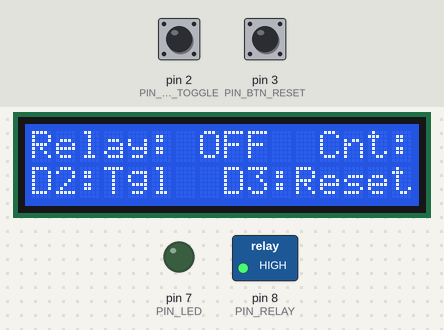
Recording of a sketch running on a simulated Arduino Uno, built with avr-gcc and run on an emulated ATmega328P. On the bench: 16×2 character LCD, switched loads named in the sketch (green lamp = pin HIGH), output pins drawn as LEDs (lit = HIGH). The inputs (shaded band) are chosen by the test bench; at power-on: pin 2 (PIN_BTN_TOGGLE) HIGH, pin 3 (PIN_BTN_RESET) HIGH. EEPROM starts erased; what the sketch prints to the serial monitor is not drawn.

Above: at 1.3 s.
1.4 s: pin 2 (PIN_BTN_TOGGLE) pulled LOW for 0.15 s
At 1.8 s:
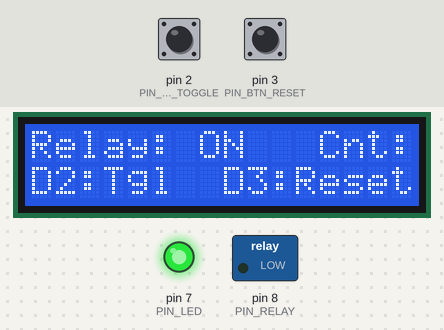
4.6 s: pin 2 (PIN_BTN_TOGGLE) pulled LOW for 1 s
At 5.4 s:
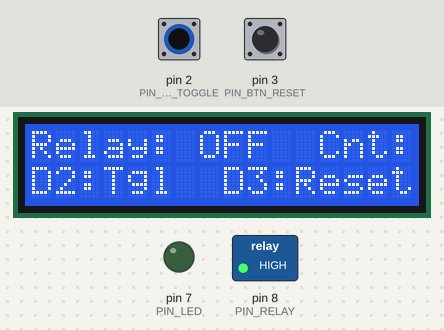
7.1 s: pin 2 (PIN_BTN_TOGGLE) pulled LOW for 3.2 s
At 8.5 s:
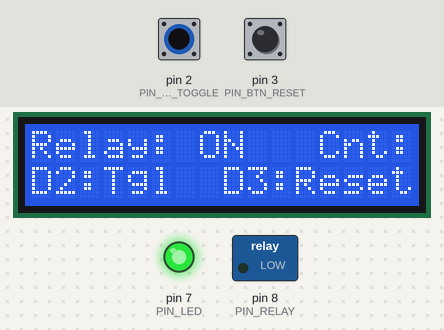
Timing chart, 0 to 10.1 s (numbered marks = the images above; inputs shaded):
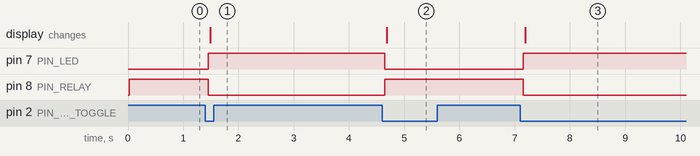

The sketch:

eeprom_state_persistence.ino
```cpp
/**
 * eeprom_state_persistence.ino
 * Modul 09: Menyimpan Status Relay dan Counter Operasi ke EEPROM Non-Volatile Internal
 *
 * Hardware:
 * - Arduino Uno R3
 * - Modul Relay 5V : Pin D8 (Active-LOW)
 * - LED Indikator  : Pin D7 via Resistor 220 Ohm ke GND
 * - Tombol TOGGLE  : Pin D2 ke GND (INPUT_PULLUP)
 * - Tombol RESET   : Pin D3 ke GND (INPUT_PULLUP)
 * - LCD 1602 I2C   : SDA -> A4, SCL -> A5, VCC -> 5V, GND -> GND
 *
 * Konsep Penting EEPROM:
 * 1. Validasi Magic Number: Mencegah pembacaan data acak saat memori EEPROM masih perawan (default 0xFF).
 * 2. EEPROM.put() vs write(): put() memanfaatkan mekanisme update() internal yang hanya menulis
 *    ke sel silikon jika datanya benar-benar berubah, menghemat batas 100.000 siklus write endurance.
 * 3. State Recovery: Status sakelar relay dan angka total siklus operasi dipulihkan otomatis
 *    setelah Arduino dicabut atau mengalami mati lampu mendadak.
 */

#include <Arduino.h>
#include <Wire.h>
#include <LiquidCrystal_I2C.h>
#include <EEPROM.h>

LiquidCrystal_I2C lcd(0x27, 16, 2);

const uint8_t PIN_RELAY      = 8;
const uint8_t PIN_BTN_TOGGLE = 2;
const uint8_t PIN_BTN_RESET  = 3;
const uint8_t PIN_LED        = 7;

const uint8_t RELAY_ON  = LOW;  // Active-LOW relay trigger
const uint8_t RELAY_OFF = HIGH; // Standby relay

// Struktur data yang dikemas rapi untuk disimpan ke EEPROM
struct DataSimpanan {
    uint16_t magicNumber;    // Pengenal validitas integritas data (2 byte)
    uint32_t counterOperasi; // Jumlah siklus tombol ditekan (4 byte)
    bool statusRelay;        // Status terakhir relay ON/OFF (1 byte)
};

const uint16_t KODE_VALID  = 0xABCD; // Kunci penanda integritas data
const int ALAMAT_EEPROM    = 0;      // Mulai penyimpanan dari alamat byte ke-0

DataSimpanan memori;

// Variabel debounce tombol
int statusToggleTerakhir = HIGH;
int statusResetTerakhir  = HIGH;
uint32_t waktuToggle     = 0;
uint32_t waktuReset      = 0;
const uint32_t JEDA_DEBOUNCE = 50;

void perbaruiTampilan();
void simpanKeEeprom();

void setup() {
    pinMode(PIN_RELAY, OUTPUT);
    pinMode(PIN_LED, OUTPUT);
    pinMode(PIN_BTN_TOGGLE, INPUT_PULLUP);
    pinMode(PIN_BTN_RESET, INPUT_PULLUP);

    Serial.begin(115200);
    Serial.println(F("\n=== SISTEM PERSISTENSI STATE EEPROM ==="));

    // 1. Baca struktur data dari EEPROM internal
    EEPROM.get(ALAMAT_EEPROM, memori);

    // 2. Cek apakah memori sudah pernah diformat dengan kunci valid
    if (memori.magicNumber != KODE_VALID) {
        Serial.println(F("[FORMAT] Memori baru terdeteksi. Menginisialisasi default..."));
        memori.magicNumber    = KODE_VALID;
        memori.counterOperasi = 0;
        memori.statusRelay    = false;
        simpanKeEeprom();
    } else {
        Serial.println(F("[RESTORE] Data valid ditemukan. Memulihkan status terakhir..."));
    }

    // 3. Terapkan status hardware sesuai hasil restorasi memori
    if (memori.statusRelay) {
        digitalWrite(PIN_RELAY, RELAY_ON);
        digitalWrite(PIN_LED, HIGH);
        Serial.println(F(" -> Status dipulihkan: Relay AKTIF."));
    } else {
        digitalWrite(PIN_RELAY, RELAY_OFF);
        digitalWrite(PIN_LED, LOW);
        Serial.println(F(" -> Status dipulihkan: Relay STANDBY."));
    }

    lcd.init();
    lcd.backlight();
    perbaruiTampilan();
}

void loop() {
    uint32_t sekarang = millis();

    // -------------------------------------------------------------------------
    // 1. Tombol Toggle Relay (D2)
    // -------------------------------------------------------------------------
    int bacaToggle = digitalRead(PIN_BTN_TOGGLE);
    if (bacaToggle != statusToggleTerakhir) {
        waktuToggle = sekarang;
    }
    if ((sekarang - waktuToggle) > JEDA_DEBOUNCE) {
        static int statusToggleStabil = HIGH;
        if (bacaToggle != statusToggleStabil) {
            statusToggleStabil = bacaToggle;
            if (statusToggleStabil == LOW) {
                // Balik status relay dan naikkan counter
                memori.statusRelay = !memori.statusRelay;
                memori.counterOperasi++;

                digitalWrite(PIN_RELAY, memori.statusRelay ? RELAY_ON : RELAY_OFF);
                digitalWrite(PIN_LED, memori.statusRelay ? HIGH : LOW);

                simpanKeEeprom();
                perbaruiTampilan();
            }
        }
    }
    statusToggleTerakhir = bacaToggle;

    // -------------------------------------------------------------------------
    // 2. Tombol Reset Counter (D3)
    // -------------------------------------------------------------------------
    int bacaReset = digitalRead(PIN_BTN_RESET);
    if (bacaReset != statusResetTerakhir) {
        waktuReset = sekarang;
    }
    if ((sekarang - waktuReset) > JEDA_DEBOUNCE) {
        static int statusResetStabil = HIGH;
        if (bacaReset != statusResetStabil) {
            statusResetStabil = bacaReset;
            if (statusResetStabil == LOW) {
                memori.counterOperasi = 0;
                simpanKeEeprom();
                perbaruiTampilan();
                Serial.println(F("[RESET] Counter operasi dikembalikan ke 0."));
            }
        }
    }
    statusResetTerakhir = bacaReset;
}

void simpanKeEeprom() {
    // EEPROM.put menggunakan EEPROM.update di level per-byte,
    // hanya menulis ke silikon fisik jika nilainya berbeda.
    EEPROM.put(ALAMAT_EEPROM, memori);
    Serial.print(F("[SIMPAN] Counter: "));
    Serial.print(memori.counterOperasi);
    Serial.print(F(" | Status Relay: "));
    Serial.println(memori.statusRelay ? F("ON") : F("OFF"));
}

void perbaruiTampilan() {
    lcd.setCursor(0, 0);
    char baris0[17];
    snprintf(baris0, sizeof(baris0), "Relay: %-4s Cnt:%-3lu",
             memori.statusRelay ? "ON" : "OFF",
             memori.counterOperasi);
    lcd.print(baris0);

    lcd.setCursor(0, 1);
    lcd.print(F("D2:Tgl  D3:Reset"));
}
```

Measured:
- after the input at 1.4 s, pin 7 (PIN_LED): LOW → HIGH after 0.05 s; pin 8 (PIN_RELAY): HIGH → LOW after 0.05 s; the display: changes after 0.09 s (image 1)
- after the input at 4.6 s, pin 7 (PIN_LED): HIGH → LOW after 0.05 s; pin 8 (PIN_RELAY): LOW → HIGH after 0.05 s; the display: changes after 0.09 s (image 2)
- after the input at 7.1 s, pin 7 (PIN_LED): LOW → HIGH after 0.05 s; pin 8 (PIN_RELAY): HIGH → LOW after 0.05 s; the display: changes after 0.09 s (image 3)
